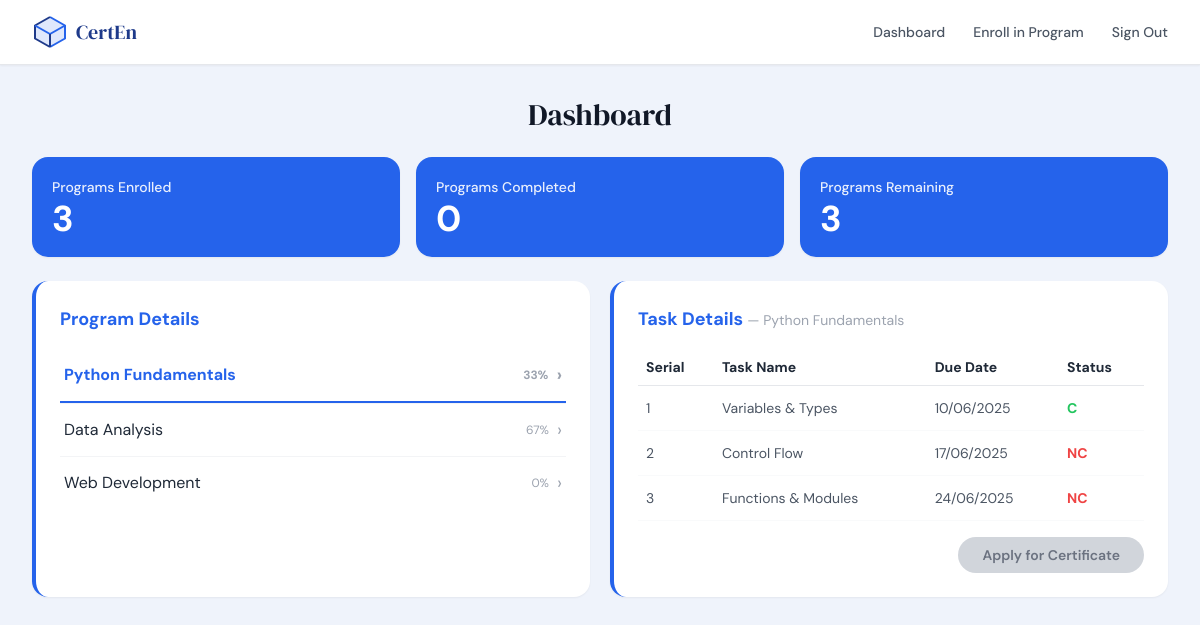
The app's page /dashboard (signed in) with its own data.
### models.py (models this page shows, shortened)
class Program(db.Model):
    __tablename__ = "programs"
    id          = db.Column(db.Integer, primary_key=True)
    name        = db.Column(db.String(120), nullable=False)
    description = db.Column(db.Text)
    mode        = db.Column(db.String(20))   # Online / Offline / Hybrid
    created_at  = db.Column(db.DateTime, default=lambda: datetime.now(timezone.utc))
    enrollments  = db.relationship("Enrollment",  back_populates="program", cascade="all, delete-orphan")
    tasks        = db.relationship("Task",         back_populates="program", cascade="all, delete-orphan",
                                   order_by="Task.serial")
    certificates = db.relationship("Certificate", back_populates="program", cascade="all, delete-orphan")

class Task(db.Model):
    __tablename__ = "tasks"
    id         = db.Column(db.Integer, primary_key=True)
    program_id = db.Column(db.Integer, db.ForeignKey("programs.id"), nullable=False)
    serial     = db.Column(db.Integer, nullable=False)
    name       = db.Column(db.String(120), nullable=False)
    due_date   = db.Column(db.String(20))   # "DD/MM/YYYY"
    program     = db.relationship("Program",        back_populates="tasks")
    completions = db.relationship("TaskCompletion", back_populates="task", cascade="all, delete-orphan")

class TaskCompletion(db.Model):
    __tablename__ = "task_completions"
    id       = db.Column(db.Integer, primary_key=True)
    user_id  = db.Column(db.Integer, db.ForeignKey("users.id"),  nullable=False)
    task_id  = db.Column(db.Integer, db.ForeignKey("tasks.id"),  nullable=False)
    status   = db.Column(db.String(2), default="NC")   # "C" | "NC"
    updated_at = db.Column(db.DateTime, default=lambda: datetime.now(timezone.utc),
                           onupdate=lambda: datetime.now(timezone.utc))
    user = db.relationship("User", back_populates="task_completions")
    task = db.relationship("Task", back_populates="completions")
    __table_args__ = (db.UniqueConstraint("user_id", "task_id", name="uq_user_task"),)

### app.py (the view)
@app.route("/dashboard")
def user_dashboard():
    user = get_current_user()
    if not user:
        flash("Please sign in first.", "error")
        return redirect(url_for("index"))
    selected_program_id = request.args.get("program_id", type=int)
    enrollments = Enrollment.query.filter_by(user_id=user.id).all()
    enrolled_programs = [
        {"id": e.program.id, "name": e.program.name, "progress": e.progress}
        for e in enrollments
    ]
    if not selected_program_id and enrolled_programs:
        selected_program_id = enrolled_programs[0]["id"]
    selected_program = Program.query.get(selected_program_id) if selected_program_id else None
    task_rows = []
    if selected_program:
        task_rows = get_task_rows(user.id, selected_program.id)
    completed_program_ids = set()
    for e in enrollments:
        if all_tasks_complete(user.id, e.program_id):
            completed_program_ids.add(e.program_id)
    stats = {
        "programs_enrolled":  len(enrollments),
        "programs_completed": len(completed_program_ids),
        "programs_remaining": len(enrollments) - len(completed_program_ids),
    }
    cert = None
    can_apply = False
    if selected_program:
        cert = Certificate.query.filter_by(user_id=user.id,
                                           program_id=selected_program.id).first()
        tasks_done = all_tasks_complete(user.id, selected_program.id)
        already_requested = cert is not None
        can_apply = tasks_done or already_requested   # see logic below
    return render_template(
        "user_dashboard.html",
        user=user,
        stats=stats,
        enrolled_programs=enrolled_programs,
        selected_program=selected_program,
        task_rows=task_rows,
        cert=cert,
        can_apply=can_apply,
    )

### app.py (called while the page is built)
def get_current_user():
    email = session.get("email")
    if not email:
        return None
    return User.query.filter_by(email=email).first()

def all_tasks_complete(user_id: int, program_id: int) -> bool:
    tasks = Task.query.filter_by(program_id=program_id).all()
    if not tasks:
        return False
    for task in tasks:
        tc = TaskCompletion.query.filter_by(user_id=user_id, task_id=task.id).first()
        if not tc or tc.status != "C":
            return False
    return True

def get_task_rows(user_id: int, program_id: int):
    tasks = Task.query.filter_by(program_id=program_id).order_by(Task.serial).all()
    rows = []
    for task in tasks:
        tc = TaskCompletion.query.filter_by(user_id=user_id, task_id=task.id).first()
        rows.append({
            "serial":   task.serial,
            "name":     task.name,
            "due_date": task.due_date,
            "status":   tc.status if tc else "NC",
        })
    return rows

### models.py (called while the page is built)
    @property
    def progress(self):
        total = len(self.program.tasks)
        if total == 0:
            return 0
        completed = TaskCompletion.query.filter_by(
            user_id=self.user_id, status="C"
        ).join(Task).filter(Task.program_id == self.program_id).count()
        return round((completed / total) * 100)

### templates/user_dashboard.html (shortened to what this page needs)
{% extends "base.html" %}
{% block nav_links %}
  <a href="{{ url_for('user_dashboard') }}"
     class="text-sm font-medium text-gray-600 hover:text-primary hover:underline hover:underline-offset-4 transition-colors">Dashboard</a>
  <a href="{{ url_for('register') }}"
     class="text-sm font-medium text-gray-600 hover:text-primary hover:underline hover:underline-offset-4 transition-colors">Enroll in Program</a>
  <a href="{{ url_for('signout') }}"
     class="text-sm font-medium text-gray-600 hover:text-primary hover:underline hover:underline-offset-4 transition-colors">Sign Out</a>
{% endblock %}
{% block content %}
<div class="max-w-7xl mx-auto px-4 sm:px-6 lg:px-8 py-8 space-y-6">
  <h2 class="font-serif text-3xl text-center text-gray-900">Dashboard</h2>
  <div class="grid grid-cols-1 sm:grid-cols-3 gap-4">
    {% for label, value in [
        ('Programs Enrolled',  stats.programs_enrolled),
        ('Programs Completed', stats.programs_completed),
        ('Programs Remaining', stats.programs_remaining),
      ] %}
    <div class="bg-primary text-white rounded-2xl p-5 shadow-sm">
      <p class="text-sm font-medium opacity-90 mb-1">{{ label }}</p>
      <p class="text-4xl font-bold leading-none">{{ value }}</p>
    </div>
    {% endfor %}
  </div>
  <div class="grid grid-cols-1 md:grid-cols-2 gap-5">
    <div class="bg-white rounded-2xl shadow-sm border-l-4 border-primary p-6">
      <h3 class="text-lg font-bold text-primary mb-4">Program Details</h3>
      {% if enrolled_programs %}
        <ul class="divide-y divide-gray-100">
          {% for prog in enrolled_programs %}
          <li>
            <a href="{{ url_for('user_dashboard', program_id=prog.id) }}"
               class="flex justify-between items-center py-3 px-1 transition-colors
                 {% if selected_program and selected_program.id == prog.id %}
                   text-primary font-bold border-b-2 border-primary
                 {% else %}
                   text-gray-800 hover:text-primary
                 {% endif %}">
              <span>{{ prog.name }}</span>
              <span class="flex items-center gap-2">
                <span class="text-xs text-gray-400">{{ prog.progress }}%</span>
                <span class="text-gray-400 text-lg">›</span>
              </span>
            </a>
          </li>
          {% endfor %}
        </ul>
      {% else %}
        <p class="text-sm text-gray-400">You are not enrolled in any programs yet.
          <a href="{{ url_for('register') }}" class="text-primary underline">Enroll now</a>
        </p>
      {% endif %}
    </div>
    <div class="bg-white rounded-2xl shadow-sm border-l-4 border-primary p-6">
      <h3 class="text-lg font-bold text-primary mb-4">Task Details
        {% if selected_program %}
          <span class="text-gray-400 font-normal text-sm">— {{ selected_program.name }}</span>
        {% endif %}
      </h3>
      {% if selected_program and task_rows %}
        <div class="overflow-x-auto">
          <table class="w-full text-sm">
            <thead>
              <tr class="border-b border-gray-200">
                <th class="text-left py-2 px-2 font-bold text-gray-800">Serial</th>
                <th class="text-left py-2 px-2 font-bold text-gray-800">Task Name</th>
                <th class="text-left py-2 px-2 font-bold text-gray-800">Due Date</th>
                <th class="text-left py-2 px-2 font-bold text-gray-800">Status</th>
              </tr>
            </thead>
            <tbody>
              {% for row in task_rows %}
              <tr class="border-b border-gray-50">
                <td class="py-3 px-2 text-gray-600">{{ row.serial }}</td>
                <td class="py-3 px-2 text-gray-600">{{ row.name }}</td>
                <td class="py-3 px-2 text-gray-600">{{ row.due_date }}</td>
                <td class="py-3 px-2 status-{{ row.status | lower }}">{{ row.status }}</td>
              </tr>
              {% endfor %}
            </tbody>
          </table>
        </div>
        <div class="flex justify-end mt-4">
          {% if cert and cert.status == 'granted' %}
            <a href="{{ url_for('view_certificate', user_id=user.id, program_id=selected_program.id) }}"
               target="_blank"
               class="inline-flex items-center gap-2 bg-green-500 text-white font-semibold
                      rounded-full px-6 py-2 text-sm hover:bg-green-600 transition-colors">
              <svg class="w-4 h-4" fill="none" stroke="currentColor" viewBox="0 0 24 24">
                <path stroke-linecap="round" stroke-linejoin="round" stroke-width="2"
                      d="M9 12l2 2 4-4M7 21h10a2 2 0 002-2V5a2 2 0 00-2-2H7a2 2 0 00-2 2v14a2 2 0 002 2z"/>
              </svg>
              View Certificate
            </a>
          {% else %}
            {% set tasks_done = task_rows | selectattr('status', 'equalto', 'C') | list | length == task_rows | length %}
            {% if tasks_done %}
              <form action="{{ url_for('apply_certificate') }}" method="POST">
                <input type="hidden" name="program_id" value="{{ selected_program.id }}" />
                <button type="submit"
                        class="bg-primary text-white font-semibold rounded-full px-6 py-2 text-sm
                               hover:brightness-110 hover:-translate-y-0.5 transition-all">
                  Apply for Certificate
                </button>
              </form>
            {% else %}
              <button type="button"
                      id="apply-cert-btn"
                      data-program-id="{{ selected_program.id }}"
                      class="bg-gray-300 text-gray-500 font-semibold rounded-full px-6 py-2 text-sm
                             hover:bg-gray-400 transition-colors"
                      title="Not all tasks are complete. Click to request admin review.">
                Apply for Certificate
              </button>
            {% endif %}
          {% endif %}
        </div>
      {% elif selected_program %}
        <p class="text-sm text-gray-400">No tasks found for this program.</p>
      {% else %}
        <p class="text-sm text-gray-400">Select a program on the left to view tasks.</p>
      {% endif %}
    </div>
  </div>
</div>
{% endblock %}

### templates/base.html (style rules this page uses)
body { font-family: 'DM Sans', sans-serif; }
.status-c { color: #22C55E; font-weight: 700; }
.status-nc { color: #EF4444; font-weight: 700; }

### records on screen
Program: name "Python Fundamentals", progress "33"
Program: name "Data Analysis", progress "67"
Program: name "Web Development", progress "0"
Task: serial "1", name "Variables & Types", due_date "10/06/2025", status "C"
Task: name "Control Flow", due_date "17/06/2025"
TaskCompletion: status "NC"
Task: name "Functions & Modules", due_date "24/06/2025"
TaskCompletion: status "NC"

### other values on screen
{{ label }} "Programs Enrolled" "Programs Completed" "Programs Remaining"
{{ value }} "3" "0" "3"
{{ row.serial }} "2" "3"
